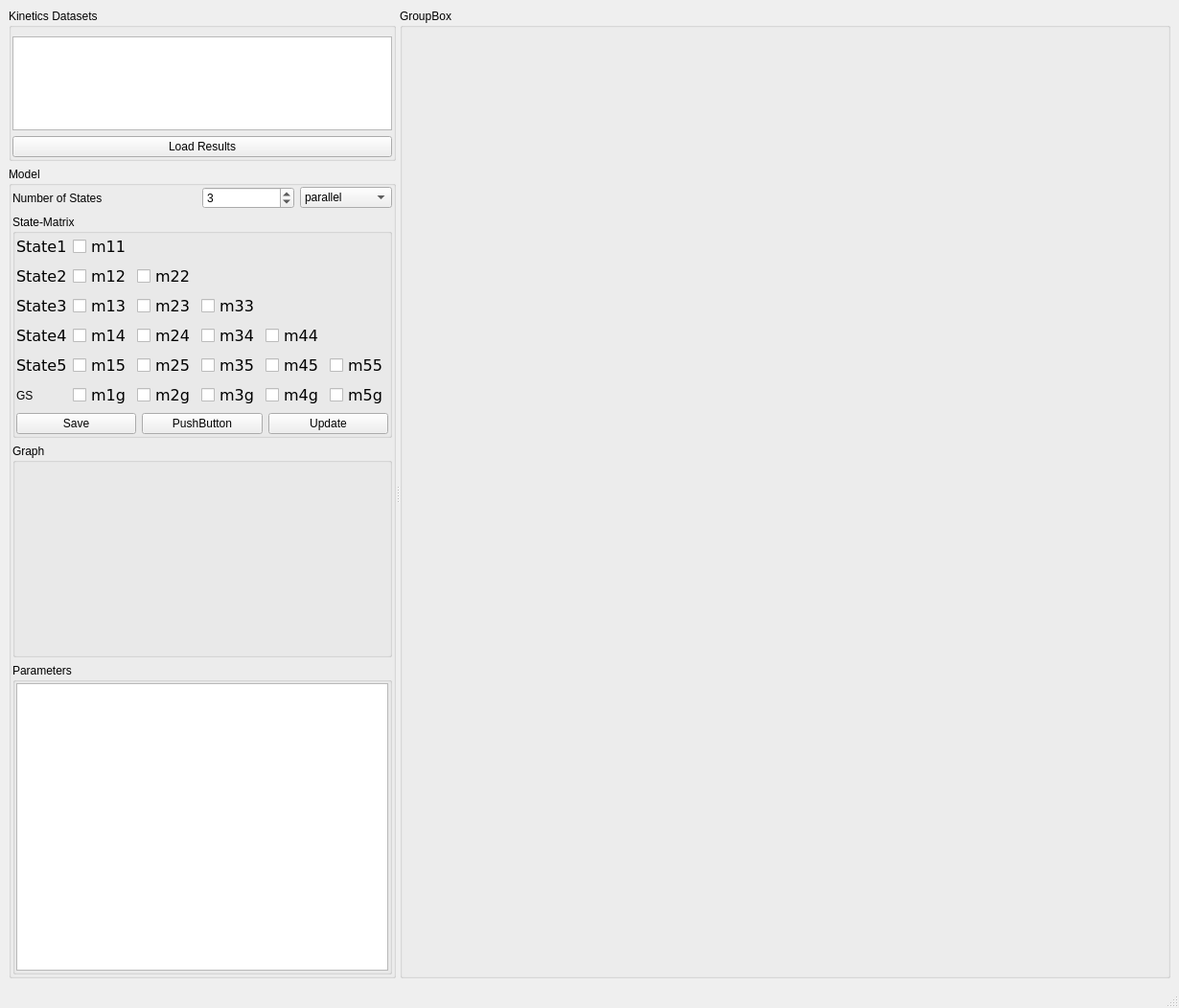
<?xml version="1.0" encoding="UTF-8"?>
<ui version="4.0">
 <class>MainWindow</class>
 <widget class="QMainWindow" name="MainWindow">
  <property name="geometry">
   <rect>
    <x>0</x>
    <y>0</y>
    <width>1230</width>
    <height>1052</height>
   </rect>
  </property>
  <property name="windowTitle">
   <string>Kinetics-Modeling</string>
  </property>
  <widget class="QWidget" name="centralwidget">
   <layout class="QGridLayout" name="gridLayout_6">
    <item row="0" column="0">
     <widget class="QSplitter" name="splitter">
      <property name="orientation">
       <enum>Qt::Orientation::Horizontal</enum>
      </property>
      <widget class="QWidget" name="layoutWidget">
       <layout class="QVBoxLayout" name="verticalLayout">
        <item>
         <widget class="QGroupBox" name="groupBox">
          <property name="title">
           <string>Kinetics Datasets</string>
          </property>
          <layout class="QGridLayout" name="gridLayout">
           <property name="leftMargin">
            <number>1</number>
           </property>
           <property name="rightMargin">
            <number>1</number>
           </property>
           <property name="bottomMargin">
            <number>1</number>
           </property>
           <item row="1" column="0">
            <widget class="QPushButton" name="pushButton_load">
             <property name="text">
              <string>Load Results</string>
             </property>
            </widget>
           </item>
           <item row="0" column="0">
            <widget class="QTableView" name="tableView"/>
           </item>
          </layout>
         </widget>
        </item>
        <item>
         <widget class="QGroupBox" name="groupBox_2">
          <property name="title">
           <string>Model</string>
          </property>
          <layout class="QGridLayout" name="gridLayout_2">
           <property name="leftMargin">
            <number>1</number>
           </property>
           <property name="topMargin">
            <number>1</number>
           </property>
           <property name="rightMargin">
            <number>1</number>
           </property>
           <property name="bottomMargin">
            <number>1</number>
           </property>
           <item row="1" column="0" colspan="4">
            <widget class="QGroupBox" name="groupBox_5">
             <property name="title">
              <string>State-Matrix</string>
             </property>
             <layout class="QGridLayout" name="gridLayout_3">
              <property name="leftMargin">
               <number>1</number>
              </property>
              <property name="topMargin">
               <number>1</number>
              </property>
              <property name="rightMargin">
               <number>1</number>
              </property>
              <property name="bottomMargin">
               <number>1</number>
              </property>
              <item row="2" column="1">
               <widget class="QPushButton" name="pushButton_3">
                <property name="text">
                 <string>PushButton</string>
                </property>
               </widget>
              </item>
              <item row="0" column="0" colspan="3">
               <layout class="QGridLayout" name="gridLayout_5">
                <item row="4" column="2">
                 <widget class="QCheckBox" name="checkBox_m52">
                  <property name="maximumSize">
                   <size>
                    <width>80</width>
                    <height>16777215</height>
                   </size>
                  </property>
                  <property name="font">
                   <font>
                    <family>DejaVu Sans</family>
                    <pointsize>12</pointsize>
                   </font>
                  </property>
                  <property name="text">
                   <string>m25</string>
                  </property>
                 </widget>
                </item>
                <item row="4" column="1">
                 <widget class="QCheckBox" name="checkBox_m51">
                  <property name="maximumSize">
                   <size>
                    <width>80</width>
                    <height>16777215</height>
                   </size>
                  </property>
                  <property name="font">
                   <font>
                    <family>DejaVu Sans</family>
                    <pointsize>12</pointsize>
                   </font>
                  </property>
                  <property name="text">
                   <string>m15</string>
                  </property>
                 </widget>
                </item>
                <item row="3" column="2">
                 <widget class="QCheckBox" name="checkBox_m42">
                  <property name="maximumSize">
                   <size>
                    <width>80</width>
                    <height>16777215</height>
                   </size>
                  </property>
                  <property name="font">
                   <font>
                    <family>DejaVu Sans</family>
                    <pointsize>12</pointsize>
                   </font>
                  </property>
                  <property name="text">
                   <string>m24</string>
                  </property>
                 </widget>
                </item>
                <item row="4" column="4">
                 <widget class="QCheckBox" name="checkBox_m54">
                  <property name="maximumSize">
                   <size>
                    <width>80</width>
                    <height>16777215</height>
                   </size>
                  </property>
                  <property name="font">
                   <font>
                    <family>DejaVu Sans</family>
                    <pointsize>12</pointsize>
                   </font>
                  </property>
                  <property name="text">
                   <string>m45</string>
                  </property>
                 </widget>
                </item>
                <item row="2" column="3">
                 <widget class="QCheckBox" name="checkBox_m33">
                  <property name="maximumSize">
                   <size>
                    <width>80</width>
                    <height>16777215</height>
                   </size>
                  </property>
                  <property name="font">
                   <font>
                    <family>DejaVu Sans</family>
                    <pointsize>12</pointsize>
                   </font>
                  </property>
                  <property name="text">
                   <string>m33</string>
                  </property>
                 </widget>
                </item>
                <item row="0" column="0">
                 <widget class="QLabel" name="label_2">
                  <property name="font">
                   <font>
                    <family>DejaVu Sans</family>
                    <pointsize>12</pointsize>
                   </font>
                  </property>
                  <property name="text">
                   <string>State1</string>
                  </property>
                 </widget>
                </item>
                <item row="4" column="3">
                 <widget class="QCheckBox" name="checkBox_m53">
                  <property name="maximumSize">
                   <size>
                    <width>80</width>
                    <height>16777215</height>
                   </size>
                  </property>
                  <property name="font">
                   <font>
                    <family>DejaVu Sans</family>
                    <pointsize>12</pointsize>
                   </font>
                  </property>
                  <property name="text">
                   <string>m35</string>
                  </property>
                 </widget>
                </item>
                <item row="1" column="0">
                 <widget class="QLabel" name="label_3">
                  <property name="font">
                   <font>
                    <family>DejaVu Sans</family>
                    <pointsize>12</pointsize>
                   </font>
                  </property>
                  <property name="text">
                   <string>State2</string>
                  </property>
                 </widget>
                </item>
                <item row="1" column="2">
                 <widget class="QCheckBox" name="checkBox_m22">
                  <property name="maximumSize">
                   <size>
                    <width>80</width>
                    <height>16777215</height>
                   </size>
                  </property>
                  <property name="font">
                   <font>
                    <family>DejaVu Sans</family>
                    <pointsize>12</pointsize>
                   </font>
                  </property>
                  <property name="text">
                   <string>m22</string>
                  </property>
                 </widget>
                </item>
                <item row="2" column="2">
                 <widget class="QCheckBox" name="checkBox_m32">
                  <property name="maximumSize">
                   <size>
                    <width>80</width>
                    <height>16777215</height>
                   </size>
                  </property>
                  <property name="font">
                   <font>
                    <family>DejaVu Sans</family>
                    <pointsize>12</pointsize>
                   </font>
                  </property>
                  <property name="text">
                   <string>m23</string>
                  </property>
                 </widget>
                </item>
                <item row="2" column="1">
                 <widget class="QCheckBox" name="checkBox_m31">
                  <property name="maximumSize">
                   <size>
                    <width>80</width>
                    <height>16777215</height>
                   </size>
                  </property>
                  <property name="font">
                   <font>
                    <family>DejaVu Sans</family>
                    <pointsize>12</pointsize>
                   </font>
                  </property>
                  <property name="text">
                   <string>m13</string>
                  </property>
                 </widget>
                </item>
                <item row="3" column="0">
                 <widget class="QLabel" name="label_5">
                  <property name="font">
                   <font>
                    <family>DejaVu Sans</family>
                    <pointsize>12</pointsize>
                   </font>
                  </property>
                  <property name="text">
                   <string>State4</string>
                  </property>
                 </widget>
                </item>
                <item row="1" column="1">
                 <widget class="QCheckBox" name="checkBox_m21">
                  <property name="maximumSize">
                   <size>
                    <width>80</width>
                    <height>16777215</height>
                   </size>
                  </property>
                  <property name="font">
                   <font>
                    <family>DejaVu Sans</family>
                    <pointsize>12</pointsize>
                   </font>
                  </property>
                  <property name="text">
                   <string>m12</string>
                  </property>
                 </widget>
                </item>
                <item row="0" column="1">
                 <widget class="QCheckBox" name="checkBox_m11">
                  <property name="maximumSize">
                   <size>
                    <width>80</width>
                    <height>16777215</height>
                   </size>
                  </property>
                  <property name="font">
                   <font>
                    <family>DejaVu Sans</family>
                    <pointsize>12</pointsize>
                   </font>
                  </property>
                  <property name="text">
                   <string>m11</string>
                  </property>
                 </widget>
                </item>
                <item row="2" column="0">
                 <widget class="QLabel" name="label_4">
                  <property name="font">
                   <font>
                    <family>DejaVu Sans</family>
                    <pointsize>12</pointsize>
                   </font>
                  </property>
                  <property name="text">
                   <string>State3</string>
                  </property>
                 </widget>
                </item>
                <item row="3" column="3">
                 <widget class="QCheckBox" name="checkBox_m43">
                  <property name="maximumSize">
                   <size>
                    <width>80</width>
                    <height>16777215</height>
                   </size>
                  </property>
                  <property name="font">
                   <font>
                    <family>DejaVu Sans</family>
                    <pointsize>12</pointsize>
                   </font>
                  </property>
                  <property name="text">
                   <string>m34</string>
                  </property>
                 </widget>
                </item>
                <item row="3" column="1">
                 <widget class="QCheckBox" name="checkBox_m41">
                  <property name="maximumSize">
                   <size>
                    <width>80</width>
                    <height>16777215</height>
                   </size>
                  </property>
                  <property name="font">
                   <font>
                    <family>DejaVu Sans</family>
                    <pointsize>12</pointsize>
                   </font>
                  </property>
                  <property name="text">
                   <string>m14</string>
                  </property>
                 </widget>
                </item>
                <item row="3" column="4">
                 <widget class="QCheckBox" name="checkBox_m44">
                  <property name="maximumSize">
                   <size>
                    <width>80</width>
                    <height>16777215</height>
                   </size>
                  </property>
                  <property name="font">
                   <font>
                    <family>DejaVu Sans</family>
                    <pointsize>12</pointsize>
                   </font>
                  </property>
                  <property name="text">
                   <string>m44</string>
                  </property>
                 </widget>
                </item>
                <item row="4" column="0">
                 <widget class="QLabel" name="label_6">
                  <property name="font">
                   <font>
                    <family>DejaVu Sans</family>
                    <pointsize>12</pointsize>
                   </font>
                  </property>
                  <property name="text">
                   <string>State5</string>
                  </property>
                 </widget>
                </item>
                <item row="4" column="5">
                 <widget class="QCheckBox" name="checkBox_m55">
                  <property name="maximumSize">
                   <size>
                    <width>80</width>
                    <height>16777215</height>
                   </size>
                  </property>
                  <property name="font">
                   <font>
                    <family>DejaVu Sans</family>
                    <pointsize>12</pointsize>
                   </font>
                  </property>
                  <property name="text">
                   <string>m55</string>
                  </property>
                 </widget>
                </item>
                <item row="5" column="1">
                 <widget class="QCheckBox" name="checkBox_m61">
                  <property name="maximumSize">
                   <size>
                    <width>80</width>
                    <height>16777215</height>
                   </size>
                  </property>
                  <property name="font">
                   <font>
                    <family>DejaVu Sans</family>
                    <pointsize>12</pointsize>
                   </font>
                  </property>
                  <property name="text">
                   <string>m1g</string>
                  </property>
                 </widget>
                </item>
                <item row="5" column="0">
                 <widget class="QLabel" name="label_7">
                  <property name="text">
                   <string>GS</string>
                  </property>
                 </widget>
                </item>
                <item row="5" column="2">
                 <widget class="QCheckBox" name="checkBox_m62">
                  <property name="maximumSize">
                   <size>
                    <width>80</width>
                    <height>16777215</height>
                   </size>
                  </property>
                  <property name="font">
                   <font>
                    <family>DejaVu Sans</family>
                    <pointsize>12</pointsize>
                   </font>
                  </property>
                  <property name="text">
                   <string>m2g</string>
                  </property>
                 </widget>
                </item>
                <item row="5" column="3">
                 <widget class="QCheckBox" name="checkBox_m63">
                  <property name="maximumSize">
                   <size>
                    <width>80</width>
                    <height>16777215</height>
                   </size>
                  </property>
                  <property name="font">
                   <font>
                    <family>DejaVu Sans</family>
                    <pointsize>12</pointsize>
                   </font>
                  </property>
                  <property name="text">
                   <string>m3g</string>
                  </property>
                 </widget>
                </item>
                <item row="5" column="4">
                 <widget class="QCheckBox" name="checkBox_m64">
                  <property name="maximumSize">
                   <size>
                    <width>80</width>
                    <height>16777215</height>
                   </size>
                  </property>
                  <property name="font">
                   <font>
                    <family>DejaVu Sans</family>
                    <pointsize>12</pointsize>
                   </font>
                  </property>
                  <property name="text">
                   <string>m4g</string>
                  </property>
                 </widget>
                </item>
                <item row="5" column="5">
                 <widget class="QCheckBox" name="checkBox_m65">
                  <property name="maximumSize">
                   <size>
                    <width>80</width>
                    <height>16777215</height>
                   </size>
                  </property>
                  <property name="font">
                   <font>
                    <family>DejaVu Sans</family>
                    <pointsize>12</pointsize>
                   </font>
                  </property>
                  <property name="text">
                   <string>m5g</string>
                  </property>
                 </widget>
                </item>
               </layout>
              </item>
              <item row="2" column="0">
               <widget class="QPushButton" name="pushButton_2">
                <property name="text">
                 <string>Save</string>
                </property>
               </widget>
              </item>
              <item row="2" column="2">
               <widget class="QPushButton" name="pushButton_updatemodel">
                <property name="text">
                 <string>Update</string>
                </property>
               </widget>
              </item>
             </layout>
            </widget>
           </item>
           <item row="2" column="0" colspan="4">
            <widget class="QGroupBox" name="groupBox_3">
             <property name="title">
              <string>Graph</string>
             </property>
             <layout class="QGridLayout" name="gridLayout_8">
              <property name="leftMargin">
               <number>0</number>
              </property>
              <property name="topMargin">
               <number>0</number>
              </property>
              <property name="rightMargin">
               <number>0</number>
              </property>
              <property name="bottomMargin">
               <number>0</number>
              </property>
              <item row="0" column="0">
               <widget class="QLabel" name="label_graph">
                <property name="minimumSize">
                 <size>
                  <width>200</width>
                  <height>200</height>
                 </size>
                </property>
                <property name="text">
                 <string/>
                </property>
               </widget>
              </item>
             </layout>
            </widget>
           </item>
           <item row="3" column="0" colspan="4">
            <widget class="QGroupBox" name="groupBox_6">
             <property name="title">
              <string>Parameters</string>
             </property>
             <layout class="QGridLayout" name="gridLayout_7">
              <property name="leftMargin">
               <number>1</number>
              </property>
              <property name="topMargin">
               <number>1</number>
              </property>
              <property name="rightMargin">
               <number>1</number>
              </property>
              <property name="bottomMargin">
               <number>1</number>
              </property>
              <item row="1" column="0">
               <widget class="QTableView" name="tableView_parameters">
                <property name="minimumSize">
                 <size>
                  <width>0</width>
                  <height>300</height>
                 </size>
                </property>
               </widget>
              </item>
             </layout>
            </widget>
           </item>
           <item row="0" column="3">
            <widget class="QComboBox" name="comboBox_model">
             <item>
              <property name="text">
               <string>parallel</string>
              </property>
             </item>
             <item>
              <property name="text">
               <string>sequential</string>
              </property>
             </item>
             <item>
              <property name="text">
               <string>advanced</string>
              </property>
             </item>
            </widget>
           </item>
           <item row="0" column="2">
            <widget class="QSpinBox" name="spinBox_nstates">
             <property name="minimum">
              <number>1</number>
             </property>
             <property name="maximum">
              <number>5</number>
             </property>
             <property name="value">
              <number>3</number>
             </property>
            </widget>
           </item>
           <item row="0" column="0" colspan="2">
            <widget class="QLabel" name="label">
             <property name="text">
              <string>Number of States</string>
             </property>
            </widget>
           </item>
          </layout>
         </widget>
        </item>
       </layout>
      </widget>
      <widget class="QGroupBox" name="groupBox_4">
       <property name="sizePolicy">
        <sizepolicy hsizetype="Preferred" vsizetype="Preferred">
         <horstretch>1</horstretch>
         <verstretch>0</verstretch>
        </sizepolicy>
       </property>
       <property name="minimumSize">
        <size>
         <width>600</width>
         <height>0</height>
        </size>
       </property>
       <property name="title">
        <string>GroupBox</string>
       </property>
       <layout class="QGridLayout" name="gridLayout_4">
        <item row="0" column="0">
         <widget class="GraphicsLayoutWidget" name="display" native="true">
          <property name="font">
           <font>
            <family>DejaVu Sans</family>
           </font>
          </property>
         </widget>
        </item>
       </layout>
      </widget>
     </widget>
    </item>
   </layout>
  </widget>
  <widget class="QMenuBar" name="menubar">
   <property name="geometry">
    <rect>
     <x>0</x>
     <y>0</y>
     <width>1230</width>
     <height>33</height>
    </rect>
   </property>
  </widget>
  <widget class="QStatusBar" name="statusbar"/>
 </widget>
 <customwidgets>
  <customwidget>
   <class>GraphicsLayoutWidget</class>
   <extends>QWidget</extends>
   <header>pyqtgraph</header>
   <container>1</container>
  </customwidget>
 </customwidgets>
 <resources/>
 <connections/>
</ui>
